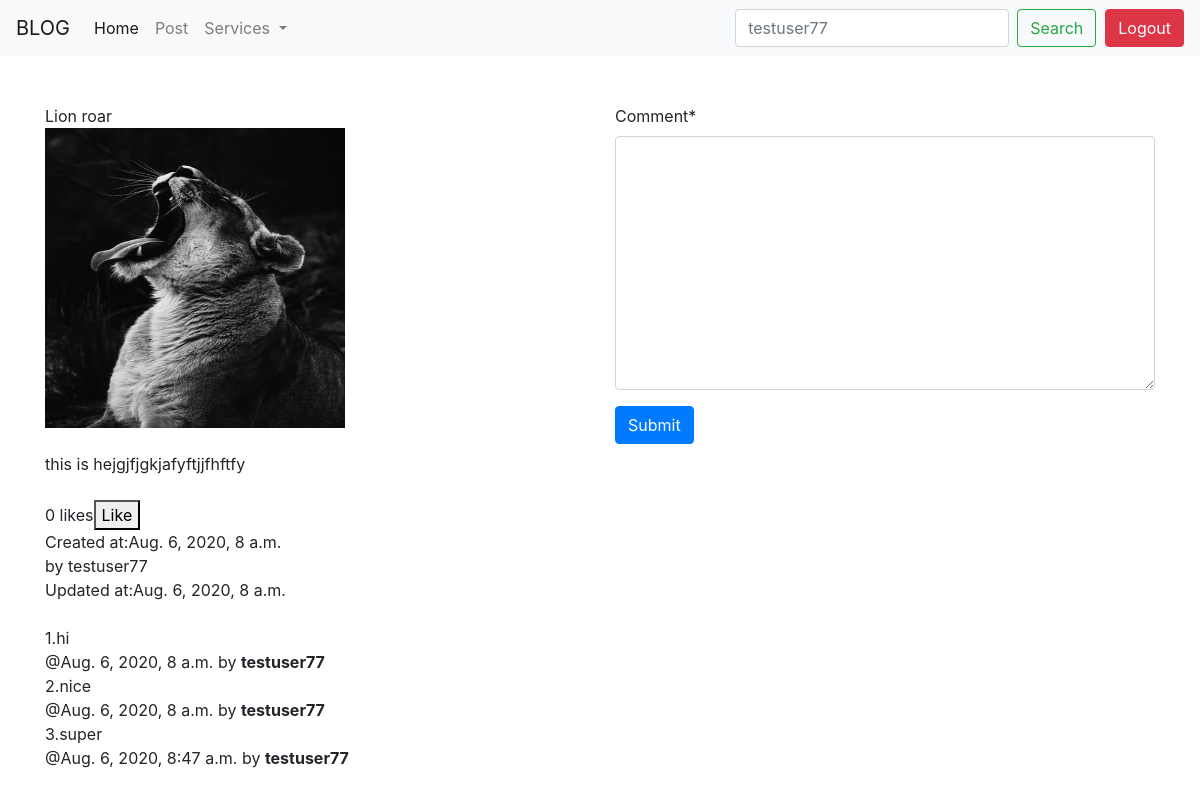
/detail/2/ (signed in), run on the app's committed database.
### myapp/models.py (models this page shows, shortened)
class TimeStamp(models.Model):
	created_time=models.DateTimeField(auto_now_add=True)
	updated_time=models.DateTimeField(auto_now=True)
	user=models.ForeignKey(User,on_delete=models.CASCADE)
	class Meta:
		abstract= True

class Post(TimeStamp):
	title=models.CharField(max_length=100,verbose_name='Blog')
	description=models.TextField()
	image=models.ImageField(upload_to='')
	likes=models.IntegerField(default=0)

class Comment(TimeStamp):
	post=models.ForeignKey(Post,on_delete=models.CASCADE)
	comment=models.TextField()

### myapp/views.py (the view)
# urls.py: path('detail/<int:pk>/',detail,name='detail'),
@login_required
def detail(request,pk):
    p=Post.objects.get(pk=pk)
    if request.method == 'POST':
        form = CommentForm(request.POST)
        if form.is_valid():
            comment=form.cleaned_data['comment']
            print(comment)
            c=Comment(post=p,comment=comment,user=request.user)
            c.save()
            return HttpResponseRedirect(reverse('myapp:detail',args=(pk,)))
    else:
        form = CommentForm()
    comments = Comment.objects.filter(post=p)
    return render(request, 'detail.html', {'form': form,'post':p,'comments':comments})

### myapp/forms.py
class CommentForm(forms.ModelForm):
	class Meta:
		model=Comment
		fields=['comment']

### myapp/templates/detail.html (shortened to what this page needs)
{% extends 'base.html' %}
{% load crispy_forms_tags %}
{% block content %}
<div class="row">
    <div class="col-md-6">
{{post.title}}<br>
<img src= "{{post.image.url}}" height="300" width="300"><br>
<br>{{post.description}}<br><br><span id="demo">{{post.likes}} likes</span><button onclick ="onClick()">Like</button>
<br>
Created at:{{post.created_time}}<br> by {{post.user}}<br>
Updated at:{{post.updated_time}}<br>
</div>
<br><br>
<div class="col-md-6">
<form action="" method="post">
    {{ form|crispy }}
    <input class="btn btn-primary" type="submit" value="Submit">
</form>
</div>
</div>
<br>
{% if comments %}
{% for i in comments %}
{{forloop.counter}}.{{i.comment}}<br>
@{{i.created_time}} by <b>{{i.user}}</b><br>
{% endfor %}
{% endif %}
{% endblock %}

### myapp/templates/base.html (shortened to what this page needs)
<!DOCTYPE html>
<html>
<head>
<link rel="stylesheet" href="https://stackpath.bootstrapcdn.com/bootstrap/4.5.0/css/bootstrap.min.css">
</head>
<body>
	<nav class="navbar navbar-expand-lg navbar-light bg-light">
  <a class="navbar-brand" href="#">BLOG</a>
  <div class="collapse navbar-collapse" id="navbarSupportedContent">
    <ul class="navbar-nav mr-auto">
      <li class="nav-item active">
        <a class="nav-link" href="{% url 'myapp:index' %}">Home <span class="sr-only">(current)</span></a>
      </li>
      <li class="nav-item">
        <a class="nav-link" href="{% url 'myapp:create' %}">Post</a>
      </li>
      <li class="nav-item dropdown">
        <a class="nav-link dropdown-toggle" href="#" id="navbarDropdown" role="button" data-toggle="dropdown" aria-haspopup="true" aria-expanded="false">
          Services
        </a>
      </li>
      <li class="nav-item">
        <a class="nav-link disabled" href="#"></a>
      </li>
    </ul>
    <form class="form-inline my-2 my-lg-0">
      <input class="form-control mr-sm-2" type="search" placeholder={{request.user}} aria-label="Search">
      <button class="btn btn-outline-success my-2 my-sm-0" type="submit">Search</button>
    </form>
  </div>
  {% if user.is_authenticated %}
  <a class="btn btn-danger" href="{% url 'auth_logout' %}">Logout</a>
</nav>
<div class="container">
	<br><br>
{% block content %}
{% endblock %}
</div>
</body>
</html>

### data on the page
Post: title "Lion roar", image (picture), description "this is hejgjfjgkjafyftjjfhftfy", likes "0", created_time "Aug. 6, 2020, 8 a.m.", updated_time "Aug. 6, 2020, 8 a.m."
Comment: comment "hi", created_time "Aug. 6, 2020, 8 a.m.", user "testuser77"
Comment: comment "nice", created_time "Aug. 6, 2020, 8 a.m.", user "testuser77"
Comment: comment "super", created_time "Aug. 6, 2020, 8:47 a.m.", user "testuser77"

### other printed values
{{ post.user }} "testuser77"
